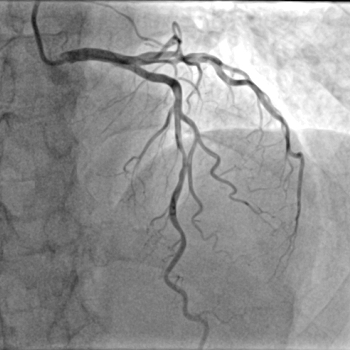
#> input picture Image_1.png, 350 x 350 px
$ python Segmentation_1.py
#> lines starting #> are read from the running program, lines starting #| are printed output that depends on the picture; after the words box and inside, x2 and y2 are one past the last pixel; in counts of white or black regions, pixels touching at a corner belong together
'''
Projekt w ramach przedmiotu Komputerowe Wspomaganie Obrazowej Diadnostyki Medycznej
wykrywanie przeweżen w tetnicach wieńcowych
'''

# ############################################## BIBLIOTEKI ########################################################## #
import numpy as np
import cv2 as cv
from matplotlib import pyplot as plt
from scipy import ndimage
import pandas as pd
from skimage.morphology import skeletonize
from skimage import data
from skimage.util import invert

# ############################################### FUNKCJE WLASNE ##################################################### #
def number(snc):
    img_rows, img_cols = snc.shape
    max_img = snc.max()
    min_img = snc.min()
    num_vec = np.zeros(max_img+1)
    for i in range(img_cols):
        for j in range(img_rows):
            pom = snc[i, j]
            if pom != 2:
                num_vec[pom] = num_vec[pom]+1
    num = 0
    max_value = num_vec.max()
    for i in range(max_img+1):
        if num_vec[i] == max_value:
            num = i

    return num

def imadjust(snc, a, b, c, d, gamma=1):
    img_rows, img_cols = snc.shape
    y = snc
    for i in range(img_cols):
        for j in range(img_rows):
            if snc[j, i] <= a:
                y[j, i] = c
            elif snc[j, i] >= b:
                y[j, i] = d
            else:
                y[j, i] = int((((snc[j, i] - a) / (b - a)) ** gamma) * (d - c) + c)

    return y

# ############################################## WCZYTYWANIE OBRAZÓW ################################################# #
img_gray = cv.imread('Image_1.png', 0)
#> img_gray is the input picture: shape (350, 350); min 0, max 255, mean 148

'''plt.imshow(img_gray, 'gray')
plt.show()'''
# ######################################## PRZYGOTOWANIE DO SEGMENTACJI ############################################## #

# FILTRACJA ____________________________________________________________________________________________________________
img_gray_filtr = cv.medianBlur(img_gray, 5)

# WYROWNANIE HISTOGRAMU ________________________________________________________________________________________________
clahe = cv.createCLAHE(clipLimit=1., tileGridSize=(3, 3))
img_gray_equal = clahe.apply(img_gray_filtr)

'''plt.imshow(img_gray_equal, 'gray')
plt.show()'''

# NIELINIOWA ZMIANA JASNOSCI ___________________________________________________________________________________________
down_tresh = 0      # TO DO STEROWANIA
up_thresh = 220     # TO DO STEROWANIA
gamma = 1.2         # TO DO STEROWANIA
img_gamma = imadjust(img_gray_equal, down_tresh, up_thresh, 10, 215, gamma)
#> after the loop in imadjust, `for i in range(img_cols):`:
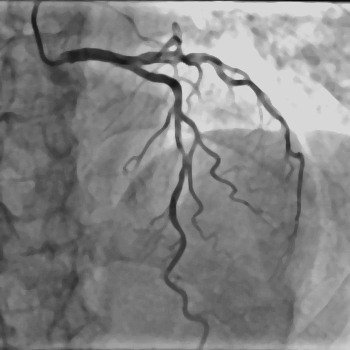
#> y: shape (350, 350); min 10, max 215, mean 130.6

'''plt.imshow(img_gamma, 'gray')
plt.show()'''
# ########################################## KONIEC PRZYGOTOWANIA DO SEGMENTACJI ##################################### #


# ###################################################### SEGMENTACJA ################################################# #

# PROGOWANIE ___________________________________________________________________________________________________________
thresh = 100 #TO DO STROWANIA

img_bin = cv.adaptiveThreshold(img_gray_filtr, thresh, cv.ADAPTIVE_THRESH_GAUSSIAN_C, cv.THRESH_BINARY_INV, 13, 11)
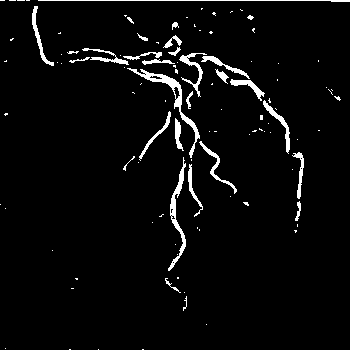
#> img_bin: shape (350, 350); values 0 (black) and 100 (white), 3.9% white; 108 white regions (78 under 20 px), largest, box (x1, y1, x2, y2) and area: (127, 68, 200, 158) 640, (168, 157, 186, 271) 478, (38, 0, 350, 2) 331
img_bin_bg = cv.adaptiveThreshold(img_gray_filtr, thresh, cv.ADAPTIVE_THRESH_GAUSSIAN_C, cv.THRESH_BINARY_INV, 31, 11)
#> img_bin_bg: shape (350, 350); values 0 (black) and 100 (white), 7.5% white; 160 white regions (114 under 20 px), largest, box (x1, y1, x2, y2) and area: (66, 48, 262, 320) 3646, (199, 53, 305, 221) 1343, (163, 34, 203, 109) 583


# MORFOLOGIA ___________________________________________________________________________________________________________
kernel = cv.getStructuringElement(cv.MORPH_ELLIPSE, (5, 5))
kernel_d = cv.getStructuringElement(cv.MORPH_RECT, (3, 3))
kernel_e = cv.getStructuringElement(cv.MORPH_CROSS, (3, 3))

maska_fg_true = cv.dilate(img_bin, kernel_d, iterations=4)
#> maska_fg_true: shape (350, 350); values 0 (black) and 100 (white), 19.4% white; 24 white regions, largest, box (x1, y1, x2, y2) and area: (0, 0, 350, 315) 21147, (322, 83, 345, 105) 330, (120, 11, 138, 28) 242
sure_fg = cv.erode(maska_fg_true, kernel_e, iterations=3)
#> sure_fg: shape (350, 350); values 0 (black) and 100 (white), 11.2% white; 29 white regions (14 under 20 px), largest, box (x1, y1, x2, y2) and area: (0, 0, 350, 312) 12908, (325, 86, 342, 102) 143, (123, 14, 135, 25) 101
sure_fg = np.uint8(sure_fg)
'''plt.imshow(sure_fg, 'gray')
plt.show()'''

maska_bg_true = cv.erode(img_bin_bg, kernel_d, iterations=1)
#> maska_bg_true: shape (350, 350); values 0 (black) and 100 (white), 3% white; 102 white regions (82 under 20 px), largest, box (x1, y1, x2, y2) and area: (68, 49, 174, 65) 717, (200, 54, 304, 220) 665, (131, 68, 202, 150) 622
sure_bg = cv.dilate(maska_bg_true, kernel, iterations=7)
#> sure_bg: shape (350, 350); values 0 (black) and 100 (white), 48.2% white; 9 white regions, largest, box (x1, y1, x2, y2) and area: (0, 0, 350, 350) 52918, (58, 264, 92, 303) 971, (0, 304, 28, 350) 943
'''plt.imshow(sure_bg, 'gray')
plt.show()'''


# WATHERSHED ___________________________________________________________________________________________________________
unknown = cv.subtract(sure_bg, sure_fg)
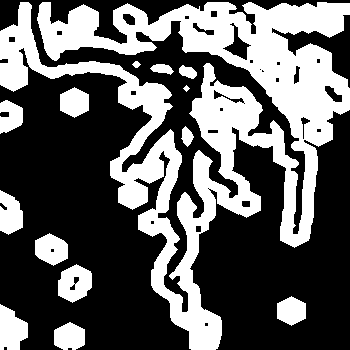
#> unknown: shape (350, 350); values 0 (black) and 100 (white), 37.5% white; 14 white regions, largest, box (x1, y1, x2, y2) and area: (0, 2, 350, 350) 39358, (0, 304, 28, 350) 934, (58, 264, 92, 303) 922
plt.imshow(unknown, 'gray')
plt.show()

_, markers = cv.connectedComponents(sure_fg)
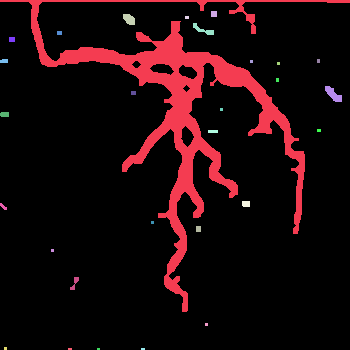
#> markers: shape (350, 350) int32; 30 distinct labels, from 0 to 29; one colour per label, 0 black
markers = markers+1
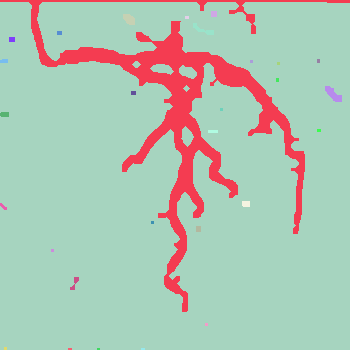
#> markers: shape (350, 350) int32; 30 distinct labels, from 1 to 30; one colour per label, 0 black
markers[unknown == 255] = 0

img_color = cv.cvtColor(img_gray_filtr, cv.COLOR_GRAY2BGR)

edges = cv.watershed(img_color, markers)
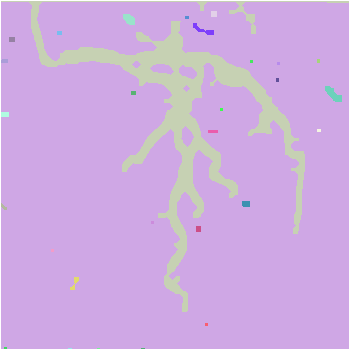
#> edges: shape (350, 350) int32; 31 distinct labels, from -1 to 30; one colour per label, 0 black, -1 white
plt.imshow(edges, 'gray')
plt.show()

# WYBIERANIE NACZYNIA __________________________________________________________________________________________________
seed = np.copy(img_gray_filtr)
seed[:, :] = [0]
#> seed: shape (350, 350); every value is 0
number_img = number(edges+1)
#> in number, `max_img = snc.max()`: max_img = 31
#> in number, `min_img = snc.min()`: min_img = 0
#> after the loop in number, `for i in range(img_cols):`: num_vec = 32 values, max 12555 at index 3, min 0 at index 1, mean 461.2
#> in number, `max_value = num_vec.max()`: max_value = 12555
#> number_img = 3

seed[edges == 2] = 1
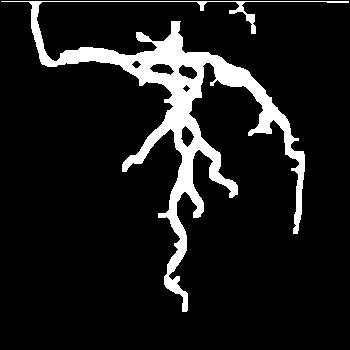
#> seed: shape (350, 350); values 0 (black) and 1 (white), 10.2% white; 1 white region, box (x1, y1, x2, y2) and area: (1, 1, 349, 312) 12555
plt.imshow(seed, 'gray')
plt.show()


# ################################################ KONIEC SEGMENTACJI ################################################ #
'''

# ############################################## PRZETWRARZANIE MASKI ################################################ #

# DOCINANIE MASKI ______________________________________________________________________________________________________
cut_vertical = 20
cut_horizonatal = 70

cut = seed[cut_horizonatal:-cut_horizonatal, cut_vertical:-cut_vertical]
# cut_dilate = cv.dilate(cut, kernel_d, iterations=1)

# MASKA O WIELKOSCI ORGINALNEGO ________________________________________________________________________________________
img_good_binary = np.copy(img_gray)
img_good_binary[:, :] = [0]

img_rows, img_cols = cut.shape  # rozmiar obrazu
xp = cut_horizonatal
xk = img_rows+cut_horizonatal
yp = cut_vertical
yk = img_cols+cut_vertical

img_good_binary[xp:xk, yp:yk] = cut
plt.subplot(1, 2, 1)
plt.imshow(img_gray, 'gray')

plt.subplot(1, 2, 2)
plt.title("img_good_binary")
plt.imshow(img_good_binary, 'gray')
plt.show()
print(img_good_binary.max())
# ############################################ KONIEC PRZETWARZANIA MASKI ############################################ #

# ZAPIS ZDJECIA ________________________________________________________________________________________________________
cv.imwrite('outt.png', img_good_binary*255)

# SZKIELET NACZYN WIENCOWYCH ___________________________________________________________________________________________
skeleton = skeletonize(img_good_binary)

# WYKRYWANIE KRAWEDZI __________________________________________________________________________________________________

out_canny = cv.Canny(img_gray, 10, 80)


laplacian = np.array(([1, 1, 1],
                      [1, -8, 1],
                      [1, 1, 1]), dtype=np.float32)*30

img_laplace = cv.filter2D(img_gamma_filtr, -1, laplacian)

kernel = cv.getStructuringElement(cv.MORPH_CROSS, (3, 3))

img_erode = cv.erode(img_laplace, kernel, iterations=1)
img_dilate = cv.dilate(img_erode, kernel, iterations=4)
img_erode = cv.erode(img_dilate, kernel, iterations=3)
kernel = cv.getStructuringElement(cv.MORPH_ELLIPSE, (3, 3))
img_dilate = cv.dilate(img_erode, kernel, iterations=2)
img_erode = cv.erode(img_dilate, kernel, iterations=2)


# WYCIECIE ORGINALNYCH NACZYN __________________________________________________________________________________________
img_bitwise = cv.bitwise_and(img_gray_filtr, img_gray_filtr, mask=img_good_binary)

# WYSWIETLANIE SZKIELETU _______________________________________________________________________________________________
img_bitwise_color = cv.cvtColor(img_bitwise, cv.COLOR_GRAY2BGR)
img_bitwise_color[skeleton == 1] = [255, 0, 0]
img_color[skeleton == 1] = [255, 0, 0]
cv.imwrite('out_skiel1.png', img_bitwise_color)
cv.imwrite('out_skiel1.png', img_color)


plt.title("img_bitwise")
plt.imshow(img_color, interpolation="bicubic")
plt.show()

'''
